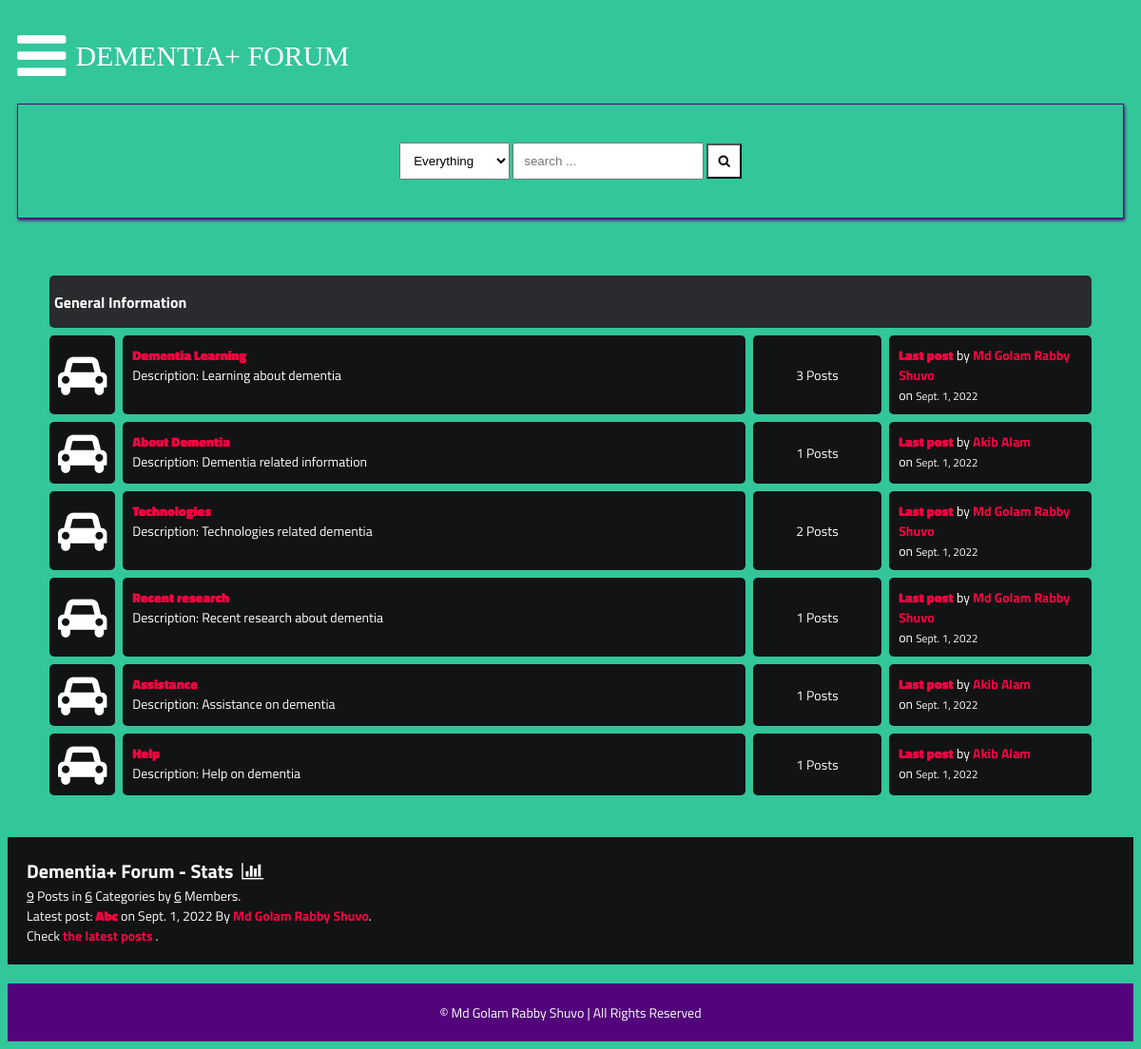
The app's page /forum/ with its own data.
### forum/models.py (models this page shows, shortened)
class Category(models.Model):
    title = models.CharField(max_length=50)
    slug = models.SlugField(max_length=400, unique=True, blank=True)
    description = models.TextField(default="description")
    class Meta:
        verbose_name_plural = "categories"
    def get_url(self):
        return reverse("posts", kwargs={
            "slug":self.slug
        })
    @property
    def num_posts(self):
        return Post.objects.filter(categories=self).count()
    @property
    def last_post(self):
        return Post.objects.filter(categories=self).latest("date")

class Post(models.Model):
    title = models.CharField(max_length=400)
    slug = models.SlugField(max_length=400, unique=True, blank=True)
    user = models.ForeignKey(Author, on_delete=models.CASCADE)
    content = HTMLField()
    categories = models.ManyToManyField(Category)
    date = models.DateTimeField(auto_now_add=True)
    approved = models.BooleanField(default=True)
    hit_count_generic = GenericRelation(HitCount, object_id_field='object_pk',
        related_query_name='hit_count_generic_relation'
    )
    tags = TaggableManager()
    comments = models.ManyToManyField(Comment, blank=True)
    closed = models.BooleanField(default=False)
    state = models.CharField(max_length=40, default="zero")
    def get_url(self):
        return reverse("detail", kwargs={
            "slug":self.slug
        })

class Author(models.Model):
    user = models.ForeignKey(User, on_delete=models.CASCADE)
    fullname = models.CharField(max_length=40, blank=False)
    slug = slug = models.SlugField(max_length=400, unique=True, blank=True)
    bio = HTMLField()
    points = models.IntegerField(default=0)
    profile_pic = ResizedImageField(size=[50, 80], quality=100, upload_to="authors", default=None, blank=False, null=True)

### forum/views.py (the view)
# urls.py: path("", forum_home, name="forum_home"),
def forum_home(request):
    forums = Category.objects.all()
    num_posts = Post.objects.all().count()
    num_users = User.objects.all().count()
    num_categories = forums.count()
    last_post = Post.objects.latest("date")
    context = {
        "forums":forums,
        "num_posts":num_posts,
        "num_users":num_users,
        "num_categories":num_categories,
        "last_post":last_post,
        "title": "Forum"
    }
    return render(request, "forum/forums.html", context)

### templates/forum/forums.html
{% extends 'base.html' %}
{% block content %}
    <div class="container">
        <div class="subforum">
            <div class="subforum-title">
                <h1>General Information</h1>
            </div>
            {% for forum in forums %}
            <div class="subforum-row">
                <div class="subforum-icon subforum-column center">
                    <i class="fa fa-car center"></i>
                </div>
                <div class="subforum-description subforum-column">
                    <h4><a href="{{forum.get_url}}">{{forum.title}}</a></h4>
                    <p>Description: {{forum.description}} </p>
                </div>
                <div class="subforum-stats subforum-column center">
                    <span>{{forum.num_posts}} Posts</span>
                </div>
                <div class="subforum-info subforum-column">
                    <b><a href="{{forum.last_post.get_url}}">Last post</a></b> by <a href="">{{forum.last_post.user.fullname|title}}</a>
                    <br>on <small>{{forum.last_post.date|date}}</small>
                </div>
            </div>
            {% endfor %}
        </div>
    </div>
    <div class="forum-info">
        <div class="chart">
            Dementia+ Forum - Stats &nbsp;<i class="fa fa-bar-chart"></i>
        </div>
        <span><u>{{num_posts}}</u> Posts in <u>{{num_categories}}</u> Categories by <u>{{num_users}}</u> Members.</span><br>
        <span>Latest post: <b><a href="{{last_post.get_url}}">{{last_post.title}}</a></b> on {{last_post.date|date}} By <a href="">{{last_post.user.fullname|title}}</a></span>.<br>
        <span>Check <a href="{% url 'latest_posts' %}">the latest posts</a> .</span><br>
    </div>
    {% endblock content %}

### static/styles/forum_styles.css (style rules this page uses)
* { box-sizing: border-box; }
html { font-size: 14px; font-family: 'Titillium Web', sans-serif; background-color:#32c69a; color:#ffffff; }
a { color:#FF0042; font-weight: bolder; text-decoration: none; }
h1 { font-size:16px; font-weight: bolder; }
.container { margin: 20px; padding: 20px; }
.subforum { margin-top:20px; }
.subforum-title { background-color:#292B2E; padding: 5px; border-radius: 5px; margin:4px; }
.subforum-row { display: grid; grid-template-columns: 7% 60% 13% 20%; }
.subforum-column { padding: 10px; margin:4px; border-radius: 5px; background-color:#111314; }
.subforum-description * { margin-block: 0; }
.center { display: flex; justify-content: center; align-items: center; }
.subforum-icon i { font-size: 45px; }
.forum-info { padding: 20px; background-color: #111314; }
.chart { font-size:20px; font-weight:bold; }

### records on screen
Category: title "Dementia Learning", description "Learning about dementia", num_posts "3", last_post.user.fullname "Md Golam Rabby Shuvo", last_post "Sept. 1, 2022"
Category: title "About Dementia", description "Dementia related information", num_posts "1", last_post.user.fullname "Akib Alam", last_post "Sept. 1, 2022"
Category: title "Technologies", description "Technologies related dementia", num_posts "2", last_post.user.fullname "Md Golam Rabby Shuvo", last_post "Sept. 1, 2022"
Category: title "Recent research", description "Recent research about dementia", num_posts "1", last_post.user.fullname "Md Golam Rabby Shuvo", last_post "Sept. 1, 2022"
Category: title "Assistance", description "Assistance on dementia", num_posts "1", last_post.user.fullname "Akib Alam", last_post "Sept. 1, 2022"
Category: title "Help", description "Help on dementia", num_posts "1", last_post.user.fullname "Akib Alam", last_post "Sept. 1, 2022"
Post: title "Abc", date "Sept. 1, 2022", user.fullname "Md Golam Rabby Shuvo"

### other values on screen
{{ num_posts }} "9"
{{ num_categories }} "6"
{{ num_users }} "6"
